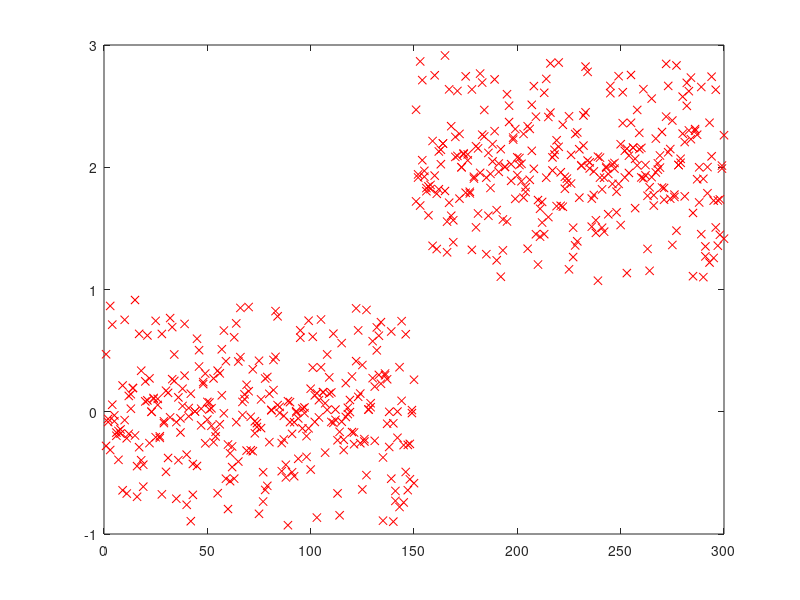

Source code (MATLAB): (Note: this script raises an error after producing the figure.)
X1 = rand(150,2);
X1(:,1) = X1(:,1) * 2 * pi;
X1 = [cos(X1(:,1)), sin(X1(:,1))] .* X1(:,2);
X1 = X1;
X2 = X1 + 2;
X = [X1; X2];
plot(X,'rx');
m = size(X,1);
init_y = (rand(m,1) > 0.5) + 1;
[y,error,means] = kmeans(X, init_y, 2, 10, 2);

c1 = X(y == 1, :);
c2 = X(y == 2, :);
plot(c1(:,1),c1(:,2),'ro',c2(:,1),c2(:,2),'bo')
hold on
plot(means(:,1),means(:,2),'gh','MarkerSize',10);
pause
hold off
plot(error)
pause
